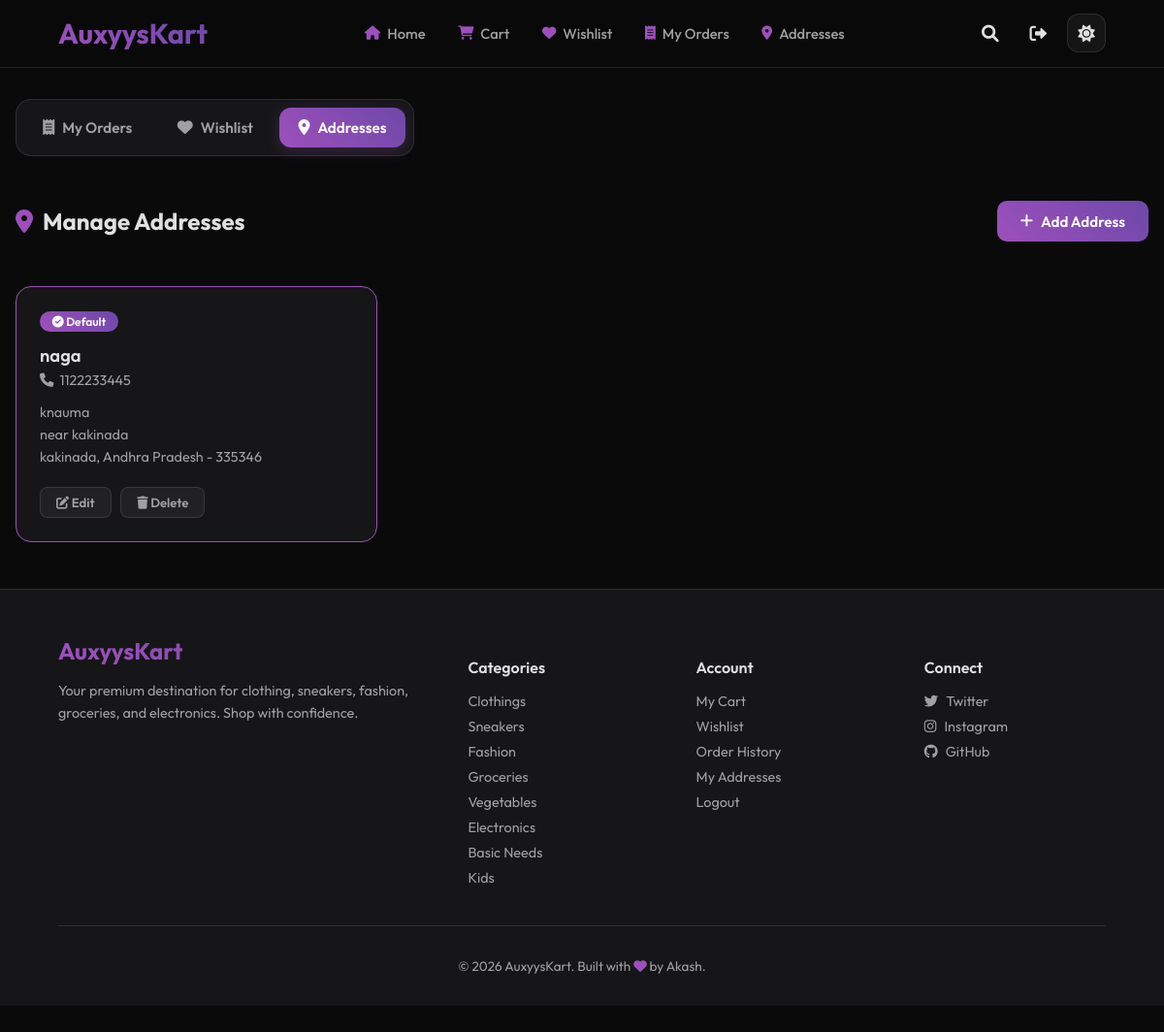
/addresses (signed in), run on the app's committed database.
### app/models/address.py (models this page shows, shortened)
class Address(db.Model):
    __tablename__ = 'addresses'
    id = db.Column(db.Integer, primary_key=True)
    user_id = db.Column(db.Integer, db.ForeignKey('users.id'), nullable=False)
    full_name = db.Column(db.String(150), nullable=False)
    phone = db.Column(db.String(20), nullable=False)
    address_line1 = db.Column(db.String(255), nullable=False)
    address_line2 = db.Column(db.String(255), nullable=True)
    city = db.Column(db.String(100), nullable=False)
    state = db.Column(db.String(100), nullable=False)
    pincode = db.Column(db.String(10), nullable=False)
    is_default = db.Column(db.Boolean, default=False)
    user = db.relationship('User', backref='addresses')

### app/shop/routes.py (the view)
@shop.route("/addresses")
@login_required
def addresses():
    user_addresses = Address.query.filter_by(user_id=current_user.id).all()
    return render_template('shop/addresses.html', addresses=user_addresses)

### app/templates/shop/addresses.html (shortened to what this page needs)
{% extends "base.html" %}
{% block content %}
{% include "shop/_account_tabs.html" %}
<div class="addr-page-header">
    <h2><i class="fas fa-map-marker-alt" style="color: var(--accent-primary); margin-right: 10px;"></i>Manage Addresses</h2>
    <button class="add-addr-btn" onclick="openAddModal()"><i class="fas fa-plus"></i> Add Address</button>
</div>
{% if addresses %}
<div class="addr-grid">
    {% for addr in addresses %}
    <div class="addr-card {{ 'default' if addr.is_default }}">
        {% if addr.is_default %}
        <span class="default-badge"><i class="fas fa-check-circle"></i> Default</span>
        {% endif %}
        <div class="addr-name">{{ addr.full_name }}</div>
        <div class="addr-phone"><i class="fas fa-phone" style="margin-right: 6px;"></i>{{ addr.phone }}</div>
        <div class="addr-lines">
            {{ addr.address_line1 }}<br>
            {% if addr.address_line2 %}{{ addr.address_line2 }}<br>{% endif %}
            {{ addr.city }}, {{ addr.state }} - {{ addr.pincode }}
        </div>
        <div class="addr-actions">
            <button class="btn-edit-addr"
                    data-id="{{ addr.id }}"
                    data-name="{{ addr.full_name }}"
                    data-phone="{{ addr.phone }}"
                    data-line1="{{ addr.address_line1 }}"
                    data-line2="{{ addr.address_line2 or '' }}"
                    data-city="{{ addr.city }}"
                    data-state="{{ addr.state }}"
                    data-pin="{{ addr.pincode }}">
                <i class="fas fa-edit"></i> Edit
            </button>
            <form action="{{ url_for('shop.delete_address', address_id=addr.id) }}" method="POST" style="display:inline;">
                <button type="submit" class="btn-del" onclick="return confirm('Delete this address?')"><i class="fas fa-trash"></i> Delete</button>
            </form>
        </div>
    </div>
    {% endfor %}
</div>
{% else %}
<div class="empty-addr">
    <i class="fas fa-map-marker-alt"></i>
    <p style="color: var(--text-muted);">No saved addresses yet.</p>
</div>
{% endif %}
{% endblock %}

### app/templates/base.html (style rules this page uses)
:root { --bg-dark: #0a0a0b; --surface-dark: #161618; --surface-hover: #1e1e21; --accent-primary: #9d50bb; --accent-secondary: #6e48aa; --accent-glow: rgba(157, 80, 187, 0.25); --text-main: #e0e0e0; --text-muted: #a0a0a0; --glass-bg: rgba(255, 255, 255, 0.05); --glass-border: rgba(255, 255, 255, 0.1); --success: #4caf50; --danger: #f44336; --warning: #ff9800; --info: #2196f3; }
* { box-sizing: border-box; }
body { background-color: var(--bg-dark); color: var(--text-main); font-family: 'Outfit', sans-serif; margin: 0; padding: 0; overflow-x: hidden; min-height: 100vh; display: flex; flex-direction: column; transition: background-color 0.3s ease, color 0.3s ease; }
html { scroll-behavior: smooth; }

### app/templates/shop/addresses.html (style rules this page uses)
.addr-page-header { display: flex; justify-content: space-between; align-items: center; margin-bottom: 2rem; }
.add-addr-btn { display: inline-flex; align-items: center; gap: 8px; padding: 0.7rem 1.5rem; border-radius: 10px; background: linear-gradient(45deg, var(--accent-primary), var(--accent-secondary)); color: white; border: none; cursor: pointer; font-weight: 600; font-family: 'Outfit', sans-serif; font-size: 0.95rem; transition: all 0.3s ease; }
.addr-grid { display: grid; grid-template-columns: repeat(auto-fill, minmax(340px, 1fr)); gap: 1.5rem; margin-bottom: 3rem; }
.addr-card { background: var(--surface-dark); border: 1px solid var(--glass-border); border-radius: 16px; padding: 1.5rem; position: relative; transition: all 0.3s ease; animation: fadeUp 0.4s ease; }
.addr-card.default { border-color: var(--accent-primary); }
.default-badge { display: inline-block; background: linear-gradient(45deg, var(--accent-primary), var(--accent-secondary)); color: white; font-size: 0.75rem; font-weight: 600; padding: 0.2rem 0.8rem; border-radius: 20px; margin-bottom: 0.8rem; }
.addr-name { font-size: 1.15rem; font-weight: 600; margin-bottom: 0.3rem; }
.addr-phone { color: var(--text-muted); font-size: 0.9rem; margin-bottom: 0.8rem; }
.addr-lines { color: var(--text-muted); font-size: 0.9rem; line-height: 1.6; margin-bottom: 1.2rem; }
.addr-actions { display: flex; gap: 0.6rem; flex-wrap: wrap; }
.addr-actions button, .addr-actions a { padding: 0.45rem 1rem; border-radius: 8px; font-size: 0.82rem; font-weight: 600; border: 1px solid var(--glass-border); background: var(--glass-bg); color: var(--text-muted); cursor: pointer; text-decoration: none; font-family: 'Outfit', sans-serif; transition: all 0.2s; }

### data on the page
Address: is_default True (drawn), full_name "naga", phone "1122233445", address_line1 "knauma", address_line2 "near kakinada", city "kakinada", state "Andhra Pradesh", pincode "335346"
